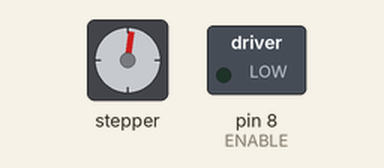
Simulated run of this sketch. Board: Arduino Uno, built with avr-gcc and run on an emulated ATmega328P. On the bench: stepper motor, switched loads named in the sketch (green lamp = pin HIGH). Stepper angles assume 200 steps per turn.

Above: at 0.55 s.
At 10.16 s:
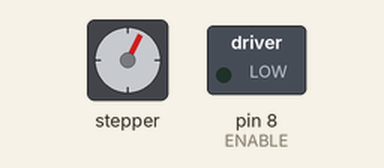
At 19.33 s:
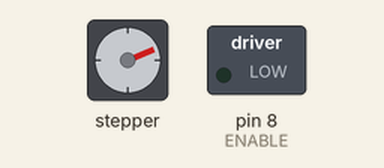
At 39.73 s:
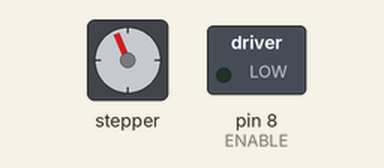
Timing chart, 0 to 40.0 s (numbered marks = the images above):
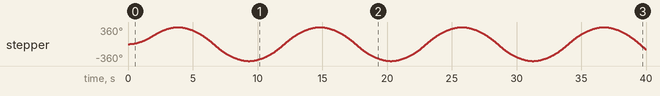

The sketch:

stepper_test2.ino
```cpp
// Program to control the X stepper motor by AccelStepper library, usiung ardunio CNC shield V.3 and A4988 driver module
// https://lastminuteengineers.com/a4988-stepper-motor-driver-arduino-tutorial/

// Include the AccelStepper Library
#include <AccelStepper.h>

// Define pin connections
#define X_STEP 2
#define X_DIR  5
#define ENABLE 8

// Creates an instance
AccelStepper myStepper(AccelStepper::DRIVER, X_STEP, X_DIR);

void setup() {
  //Enable the driver active low input pin
  pinMode(ENABLE,OUTPUT);
  digitalWrite(ENABLE,LOW);

  // set the maximum speed, acceleration factor,
  // initial speed and the target position
  myStepper.setMaxSpeed(1000);
  myStepper.setAcceleration(50);
  myStepper.setSpeed(200);
  myStepper.moveTo(200);
}

void loop() {
  // Change direction once the motor reaches target position
  if (myStepper.distanceToGo() == 0)
    myStepper.moveTo(-myStepper.currentPosition());

  // Move the motor one step
  myStepper.run();
}
```

Measured:
- by itself, stepper: turns 360° clockwise in 3.7 s, then 720° counter-clockwise in 5.3 s, then 720° clockwise in 5.3 s, then 720° counter-clockwise in 5.3 s, and so on
